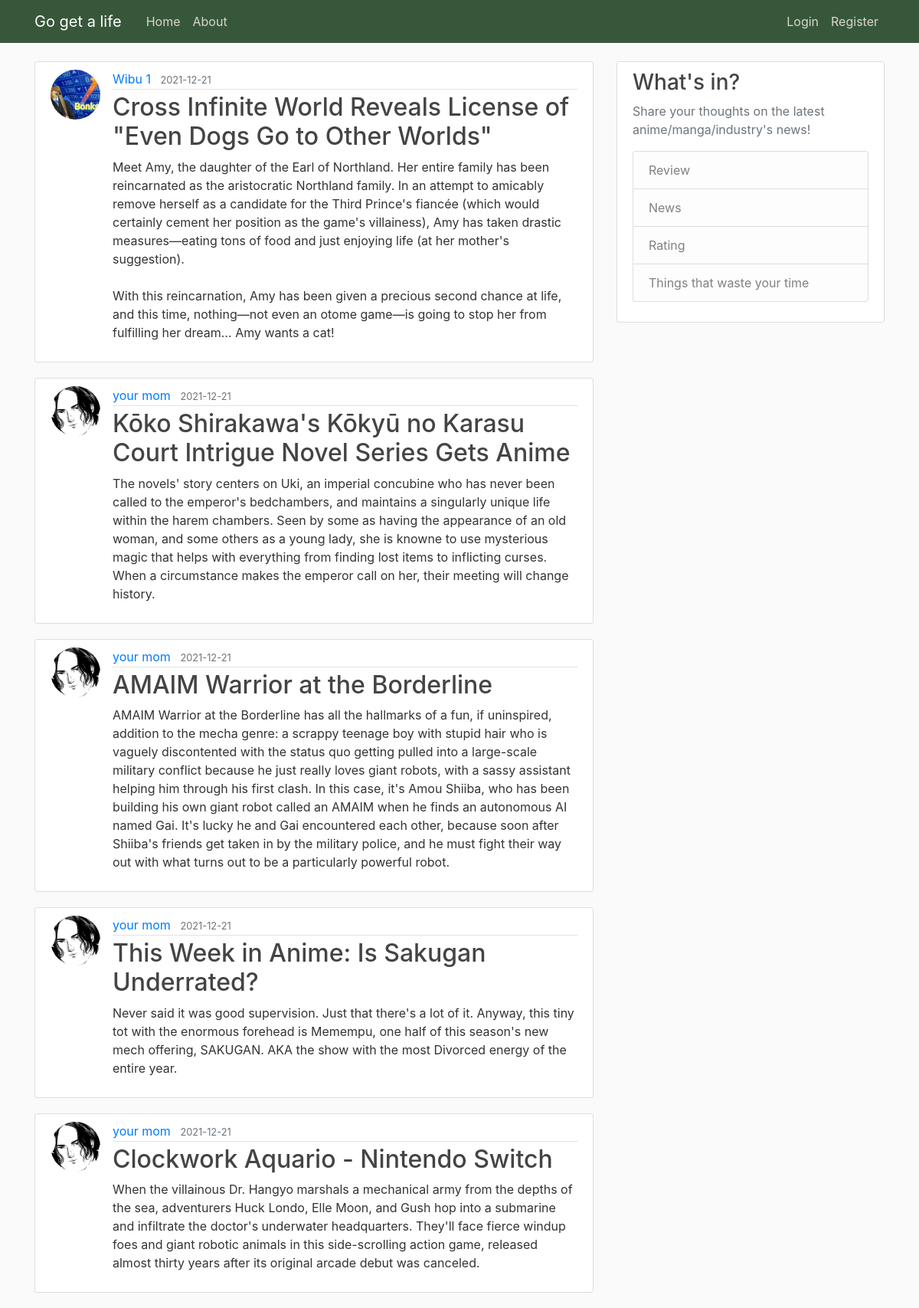
The page /home on the database its author committed.
### flask_webapp/models.py (models this page shows, shortened)
class Post(db.Model):
    id = db.Column(db.Integer, primary_key=True)
    title = db.Column(db.String(100), nullable=False)
    date_posted = db.Column(db.DateTime, nullable=False, default=datetime.utcnow)
    content = db.Column(db.Text, nullable=False)
    user_id = db.Column(db.Integer, db.ForeignKey('user.id'), nullable=False)

class User(db.Model, UserMixin):
    id = db.Column(db.Integer, primary_key=True)
    username = db.Column(db.String(20), unique=True, nullable=False)
    email = db.Column(db.String(120), unique=True, nullable=False)
    image_file = db.Column(db.String(20), nullable=False, default='default.jpg')
    password = db.Column(db.String(60), nullable=False)
    posts = db.relationship('Post', backref='author', lazy=True)

### flask_webapp/routes.py (the view)
@app.route("/")
@app.route("/home")
def home():
    page = request.args.get('page', 1, type=int)
    posts = Post.query.order_by(Post.date_posted.desc()).paginate(page=page, per_page=5)
    return render_template('home.html', posts=posts)

### flask_webapp/templates/home.html
{% extends "layout.html" %}
{% block content %}
    {% for post in posts %}
        <article class="media content-section">
            <img class="rounded-circle article-img" src="{{ url_for('static', filename='profile_pics/' + post.author.image_file) }}">
            <div class="media-body">
                <div class="article-metadata">
                    <a class="mr-2" href="#">{{ post.author.username }}</a>
                    <small class="text-muted">{{ post.date_posted.strftime('%Y-%m-%d') }}</small>
                </div>
                <h2><a class="article-title" href="{{ url_for('post', post_id=post.id) }}">{{ post.title }}</a></h2>
                <p class="article-content">{{ post.content }}</p>
            </div>
        </article>
    {% endfor %}
{% endblock content %}

### flask_webapp/templates/layout.html (shortened to what this page needs)
<!DOCTYPE html>
<html>
<head>
    <link rel="stylesheet" href="https://maxcdn.bootstrapcdn.com/bootstrap/4.0.0/css/bootstrap.min.css">
    <link rel="stylesheet" type="text/css" href="{{ url_for('static', filename='main.css') }}">
</head>
<body>
    <header class="site-header">
        <nav class="navbar navbar-expand-md navbar-dark bg-steel fixed-top">
          <div class="container">
            <a class="navbar-brand mr-4" href="/">Go get a life</a>
            <div class="collapse navbar-collapse" id="navbarToggle">
              <div class="navbar-nav mr-auto">
                <a class="nav-item nav-link" href="{{ url_for('home') }}">Home</a>
                <a class="nav-item nav-link" href="{{ url_for('about') }}">About</a>
              </div>
              <div class="navbar-nav">
                {% if current_user.is_authenticated %}
                  <a class="nav-item nav-link" href="{{ url_for('account') }}">Account</a>
                  <a class="nav-item nav-link" href="{{ url_for('logout') }}">Logout</a>
                {% else %}
                  <a class="nav-item nav-link" href="{{ url_for('login') }}">Login</a>
                  <a class="nav-item nav-link" href="{{ url_for('register') }}">Register</a>
                {% endif %}
              </div>
            </div>
          </div>
        </nav>
    </header>
    <main role="main" class="container">
        <div class="row">
          <div class="col-md-8">
            {% block content %}{% endblock %}
          </div>
          <div class="col-md-4">
            <div class="content-section">
              <h3>What's in?</h3>
              <p class='text-muted'>Share your thoughts on the latest anime/manga/industry's news!
                <ul class="list-group">
                  <li class="list-group-item list-group-item-light">Review</li>
                  <li class="list-group-item list-group-item-light">News</li>
                  <li class="list-group-item list-group-item-light">Rating</li>
                  <li class="list-group-item list-group-item-light">Things that waste your time</li>
                </ul>
              </p>
            </div>
          </div>
        </div>
    </main>
</body>
</html>

### flask_webapp/static/main.css (style rules this page uses)
body { background: #fafafa; color: #333333; margin-top: 5rem; }
h1, h2, h3, h4, h5, h6 { color: #444444; }
.bg-steel { background-color: #37573b; }
.site-header .navbar-nav .nav-link { color: #dbd5cb; }
.content-section { background: #ffffff; padding: 10px 20px; border: 1px solid #dddddd; border-radius: 3px; margin-bottom: 20px; }
.article-title { color: #444444; }
.article-content { white-space: pre-line; }
.article-img { height: 65px; width: 65px; margin-right: 16px; }
.article-metadata { padding-bottom: 1px; margin-bottom: 4px; border-bottom: 1px solid #e3e3e3 }

### rows shown on the page
Post: image_file (picture), author.username "Wibu 1", date_posted "2021-12-21", title "Cross Infinite World Reveals License of \"Even Dogs Go to Other Worlds\"", content "Meet Amy, the daughter of the Earl of Northland. Her entire family has been reincarnated as the aristocratic Northland family. In an attempt to amicably remove herself as a candidate for the Third Prince's fiancée (which would certainly cement her position as the game's villainess), Amy has taken drastic measures—eating tons of food and just enjoying life (at her mother's suggestion). With this reincarnation, Amy has been given a precious second chance at life, and this time, nothing—not even an otome game—is going to stop her from fulfilling her dream… Amy wants a cat!"
Post: image_file (placeholder picture), author.username "your mom", date_posted "2021-12-21", title "Kōko Shirakawa's Kōkyū no Karasu Court Intrigue Novel Series Gets Anime", content "The novels' story centers on Uki, an imperial concubine who has never been called to the emperor's bedchambers, and maintains a singularly unique life within the harem chambers. Seen by some as having the appearance of an old woman, and some others as a young lady, she is knowne to use mysterious magic that helps with everything from finding lost items to inflicting curses. When a circumstance makes the emperor call on her, their meeting will change history."
Post: image_file (placeholder picture), author.username "your mom", date_posted "2021-12-21", title "AMAIM Warrior at the Borderline", content "AMAIM Warrior at the Borderline has all the hallmarks of a fun, if uninspired, addition to the mecha genre: a scrappy teenage boy with stupid hair who is vaguely discontented with the status quo getting pulled into a large-scale military conflict because he just really loves giant robots, with a sassy assistant helping him through his first clash. In this case, it's Amou Shiiba, who has been building his own giant robot called an AMAIM when he finds an autonomous AI named Gai. It's lucky he and Gai encountered each other, because soon after Shiiba's friends get taken in by the military police, and he must fight their way out with what turns out to be a particularly powerful robot."
Post: image_file (placeholder picture), author.username "your mom", date_posted "2021-12-21", title "This Week in Anime: Is Sakugan Underrated?", content "Never said it was good supervision. Just that there's a lot of it. Anyway, this tiny tot with the enormous forehead is Memempu, one half of this season's new mech offering, SAKUGAN. AKA the show with the most Divorced energy of the entire year."
Post: image_file (placeholder picture), author.username "your mom", date_posted "2021-12-21", title "Clockwork Aquario - Nintendo Switch", content "When the villainous Dr. Hangyo marshals a mechanical army from the depths of the sea, adventurers Huck Londo, Elle Moon, and Gush hop into a submarine and infiltrate the doctor's underwater headquarters. They'll face fierce windup foes and giant robotic animals in this side-scrolling action game, released almost thirty years after its original arcade debut was canceled."
